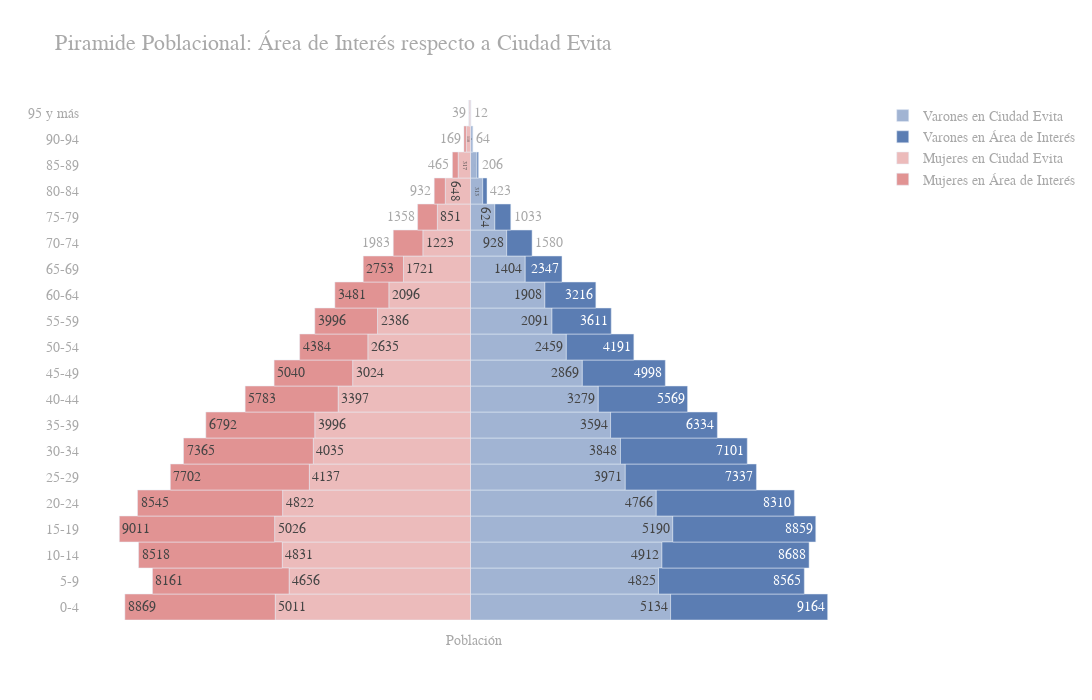

Notebook code for this chart:
### Code cell
# Creating instance of the figure
fig = gp.Figure()

# Adding Male data to the figure
fig.add_trace(gp.Bar(y= y_age, 
                    x = x_M_CiudadEvita, 
                    name = 'Varones en {}'.format("Ciudad Evita"), 
                    text= x_M_CiudadEvita,
                    orientation = 'h',
                    marker_color='#A1B4D3'))
fig.add_trace(gp.Bar(y= y_age, 
                    x = x_M_AreaInteres-x_M_CiudadEvita, 
                    name = 'Varones en Área de Interés', 
                    orientation = 'h',
                    text= x_M_AreaInteres, # round((100*x_M_AreaInteres/x_M_IsidroCasanova), 1)[:10],
                    marker_color='#5B7DB3'))



# Adding Female data to the figure
fig.add_trace(gp.Bar(y = y_age, 
                    x = x_F_CiudadEvita,
                    name = 'Mujeres en {}'.format("Ciudad Evita"), 
                    text=(x_F_CiudadEvita)*-1,
                    orientation = 'h',
                    marker_color='#ECBBBB'))
fig.add_trace(gp.Bar(y = y_age, 
                    x = x_F_AreaInteres-x_F_CiudadEvita,
                    name = 'Mujeres en Área de Interés', 
                    text= x_F_AreaInteres*-1,# round((100*x_F_AreaInteres/x_F_IsidroCasanova), 1)[:10],
                    orientation = 'h',
                    marker_color='#E19393'))

                    
# Updating the layout for our graph
fig.update_layout(title = 'Piramide Poblacional: {}'.format("Área de Interés respecto a Ciudad Evita"),
                title_font_size = 22, 
                width=1200,
                height=700,
                # paper_bgcolor='rgba(0,0,0,0)',
                plot_bgcolor='rgba(0,0,0,0)',
                barmode = 'relative',
                bargap = 0.0, 
                bargroupgap = 0,
                font=dict(
                    family="Calibri",
                    size=14,
                    color="darkgrey"
                ),
                xaxis = dict(
                    showticklabels= False,
                    title = 'Población',
                    title_font_size = 14)
                )
                
fig.write_image("../plots/piramide_{}.png".format("AreaInteresCiudadEvita"))
fig.write_image("../plots/piramide_{}.svg".format("AreaInteresCiudadEvita"))
fig.write_html("../plots/piramide_{}.html".format("AreaInteresCiudadEvita"))
fig.show()

### Figure 1 — Plotly figure (JSON) as saved in the notebook; plotly's stock layout.template omitted (floating-point values rounded to 4 significant figures)
{"data": [{"marker": {"color": "#A1B4D3"}, "name": "Varones en Ciudad Evita", "orientation": "h", "text": [5134, 4825, 4912, 5190, 4766, 3971, 3848, 3594, 3279, 2869, 2459, 2091, 1908, 1404, 928, 624, 313, 167, 48, 12], "type": "bar", "x": [5134, 4825, 4912, 5190, 4766, 3971, 3848, 3594, 3279, 2869, 2459, 2091, 1908, 1404, 928, 624, 313, 167, 48, 12], "y": ["0-4", "5-9", "10-14", "15-19", "20-24", "25-29", "30-34", "35-39", "40-44", "45-49", "50-54", "55-59", "60-64", "65-69", "70-74", "75-79", "80-84", "85-89", "90-94", "95 y más"]}, {"marker": {"color": "#5B7DB3"}, "name": "Varones en Área de Interés", "orientation": "h", "text": [9164, 8565, 8688, 8859, 8310, 7337, 7101, 6334, 5569, 4998, 4191, 3611, 3216, 2347, 1580, 1033, 423, 206, 64, 10], "type": "bar", "x": [4030, 3740, 3776, 3669, 3544, 3366, 3253, 2740, 2290, 2129, 1732, 1520, 1308, 943, 652, 409, 110, 39, 16, -2], "y": ["0-4", "5-9", "10-14", "15-19", "20-24", "25-29", "30-34", "35-39", "40-44", "45-49", "50-54", "55-59", "60-64", "65-69", "70-74", "75-79", "80-84", "85-89", "90-94", "95 y más"]}, {"marker": {"color": "#ECBBBB"}, "name": "Mujeres en Ciudad Evita", "orientation": "h", "text": [5011, 4656, 4831, 5026, 4822, 4137, 4035, 3996, 3397, 3024, 2635, 2386, 2096, 1721, 1223, 851, 648, 317, 110, 33], "type": "bar", "x": [-5011, -4656, -4831, -5026, -4822, -4137, -4035, -3996, -3397, -3024, -2635, -2386, -2096, -1721, -1223, -851, -648, -317, -110, -33], "y": ["0-4", "5-9", "10-14", "15-19", "20-24", "25-29", "30-34", "35-39", "40-44", "45-49", "50-54", "55-59", "60-64", "65-69", "70-74", "75-79", "80-84", "85-89", "90-94", "95 y más"]}, {"marker": {"color": "#E19393"}, "name": "Mujeres en Área de Interés", "orientation": "h", "text": [8869, 8161, 8518, 9011, 8545, 7702, 7365, 6792, 5783, 5040, 4384, 3996, 3481, 2753, 1983, 1358, 932, 465, 169, 39], "type": "bar", "x": [-3858, -3505, -3687, -3985, -3723, -3565, -3330, -2796, -2386, -2016, -1749, -1610, -1385, -1032, -760, -507, -284, -148, -59, -6], "y": ["0-4", "5-9", "10-14", "15-19", "20-24", "25-29", "30-34", "35-39", "40-44", "45-49", "50-54", "55-59", "60-64", "65-69", "70-74", "75-79", "80-84", "85-89", "90-94", "95 y más"]}], "layout": {"bargap": 0, "bargroupgap": 0, "barmode": "relative", "font": {"color": "darkgrey", "family": "Calibri", "size": 14}, "height": 700, "plot_bgcolor": "rgba(0,0,0,0)", "title": {"font": {"size": 22}, "text": "Piramide Poblacional: Área de Interés respecto a Ciudad Evita"}, "width": 1200, "xaxis": {"showticklabels": false, "title": {"font": {"size": 14}, "text": "Población"}}}}
